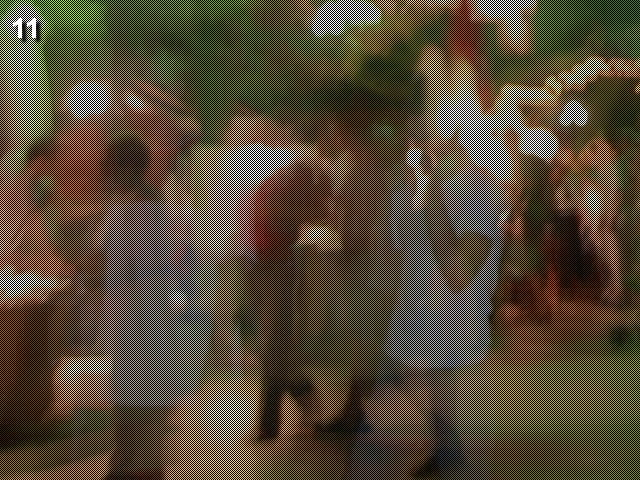
#> input picture cave.jpg, 640 x 480 px; the run also reads 1 picture not shown here
$ jupyter execute --allow-errors python_challenges.ipynb   (shell and % lines are left out)
#> lines starting #> are read from the running program, lines starting #| are printed output that depends on the picture; after the words box and inside, x2 and y2 are one past the last pixel; in counts of white or black regions, pixels touching at a corner belong together
# Python Challenge
http://www.pythonchallenge.com/

# 0. First Challenge

[cell 1]
2**38

1. http://www.pythonchallenge.com/pc/def/274877906944.html

K->M
O->Q
E->G
everybody thinks twice before solving this.

g fmnc wms bgblr rpylqjyrc gr zw fylb. rfyrq ufyr amknsrcpq ypc dmp. bmgle gr gl zw fylb gq glcddgagclr ylb rfyr'q ufw rfgq rcvr gq qm jmle. sqgle qrpgle.kyicrpylq() gq pcamkkclbcb. lmu ynnjw ml rfc spj.

[cell 2]
input = '''g fmnc wms bgblr rpylqjyrc gr zw fylb. rfyrq ufyr amknsrcpq ypc dmp. bmgle gr gl zw fylb gq glcddgagclr ylb rfyr'q ufw rfgq rcvr gq qm jmle. sqgle qrpgle.kyicrpylq() gq pcamkkclbcb. lmu ynnjw ml rfc spj.'''
print(input.translate(input.maketrans("abcdefghijklmnopqrstuvwxyz", "cdefghijklmnopqrstuvwxyzab")))

[cell 3]
input = 'map'
print(input.translate(input.maketrans("abcdefghijklmnopqrstuvwxyz", "cdefghijklmnopqrstuvwxyzab")))

# 2. http://www.pythonchallenge.com/pc/def/ocr.html

#> (a cell that did not finish here is left out)

# 3. http://www.pythonchallenge.com/pc/def/equality.html

One small letter, surrounded by EXACTLY three big bodyguards on each of its sides.

#> (a cell that did not finish here is left out)

# 4. http://www.pythonchallenge.com/pc/def/linkedlist.php

follow the chain

urllib may help. DON'T TRY ALL NOTHINGS, since it will never
end. 400 times is more than enough.

[cell 6]
import urllib.request
num = '63579'
url = 'http://www.pythonchallenge.com/pc/def/linkedlist.php?nothing='
#> (the rest of this cell did not finish here and is left out)

# 5. http://www.pythonchallenge.com/pc/def/peak.html

[cell 7]
import urllib.request
import pickle
url = 'http://www.pythonchallenge.com/pc/def/banner.p'
req = urllib.request.Request(url)
#> (the rest of this cell did not finish here and is left out)

# 6. http://www.pythonchallenge.com/pc/def/channel.html

[cell 8]
'''
import urllib.request
from zipfile import ZipFile
from io import BytesIO
url = 'http://www.pythonchallenge.com/pc/def/channel.zip'
req = urllib.request.Request(url)
file=''
with urllib.request.urlopen(req) as response:
    zipfile = ZipFile(BytesIO(response.read()))
    zipfile.extractall('./zip-challenge')

text_file = open('./zip-challenge/readme.txt')
file_content = text_file.read()
print (file_content)
'''
from zipfile import ZipFile
#> (the rest of this cell did not finish here and is left out)

http://www.pythonchallenge.com/pc/def/hockey.html

It's in the air look at the letters?

oxygen

# 7. http://www.pythonchallenge.com/pc/def/oxygen.html

[cell 9]
from PIL import Image
import urllib.request
from io import BytesIO
url = 'http://www.pythonchallenge.com/pc/def/oxygen.png'
req = urllib.request.Request(url)
output = ['']
#> (the rest of this cell did not finish here and is left out)

# 8. http://www.pythonchallenge.com/pc/def/integrity.html

Where is the missing link?

un: 'BZh91AY&SYA\xaf\x82\r\x00\x00\x01\x01\x80\x02\xc0\x02\x00 \x00!\x9ah3M\x07<]\xc9\x14\xe1BA\x06\xbe\x084'

pw: 'BZh91AY&SY\x94$|\x0e\x00\x00\x00\x81\x00\x03$ \x00!\x9ah3M\x13<]\xc9\x14\xe1BBP\x91\xf08'

[cell 10]
import bz2
un = bz2.decompress(b'BZh91AY&SYA\xaf\x82\r\x00\x00\x01\x01\x80\x02\xc0\x02\x00 \x00!\x9ah3M\x07<]\xc9\x14\xe1BA\x06\xbe\x084')
pw = bz2.decompress(b'BZh91AY&SY\x94$|\x0e\x00\x00\x00\x81\x00\x03$ \x00!\x9ah3M\x13<]\xc9\x14\xe1BBP\x91\xf08')
print(un)
print(pw)

# 9. http://www.pythonchallenge.com/pc/return/good.html

first+second=?

first:
146,399,163,403,170,393,169,391,166,386,170,381,170,371,170,355,169,346,167,335,170,329,170,320,170,
310,171,301,173,290,178,289,182,287,188,286,190,286,192,291,194,296,195,305,194,307,191,312,190,316,
190,321,192,331,193,338,196,341,197,346,199,352,198,360,197,366,197,373,196,380,197,383,196,387,192,
389,191,392,190,396,189,400,194,401,201,402,208,403,213,402,216,401,219,397,219,393,216,390,215,385,
215,379,213,373,213,365,212,360,210,353,210,347,212,338,213,329,214,319,215,311,215,306,216,296,218,
290,221,283,225,282,233,284,238,287,243,290,250,291,255,294,261,293,265,291,271,291,273,289,278,287,
279,285,281,280,284,278,284,276,287,277,289,283,291,286,294,291,296,295,299,300,301,304,304,320,305,
327,306,332,307,341,306,349,303,354,301,364,301,371,297,375,292,384,291,386,302,393,324,391,333,387,
328,375,329,367,329,353,330,341,331,328,336,319,338,310,341,304,341,285,341,278,343,269,344,262,346,
259,346,251,349,259,349,264,349,273,349,280,349,288,349,295,349,298,354,293,356,286,354,279,352,268,
352,257,351,249,350,234,351,211,352,197,354,185,353,171,351,154,348,147,342,137,339,132,330,122,327,
120,314,116,304,117,293,118,284,118,281,122,275,128,265,129,257,131,244,133,239,134,228,136,221,137,
214,138,209,135,201,132,192,130,184,131,175,129,170,131,159,134,157,134,160,130,170,125,176,114,176,
102,173,103,172,108,171,111,163,115,156,116,149,117,142,116,136,115,129,115,124,115,120,115,115,117,
113,120,109,122,102,122,100,121,95,121,89,115,87,110,82,109,84,118,89,123,93,129,100,130,108,132,110,
133,110,136,107,138,105,140,95,138,86,141,79,149,77,155,81,162,90,165,97,167,99,171,109,171,107,161,
111,156,113,170,115,185,118,208,117,223,121,239,128,251,133,259,136,266,139,276,143,290,148,310,151,
332,155,348,156,353,153,366,149,379,147,394,146,399

second:
156,141,165,135,169,131,176,130,187,134,191,140,191,146,186,150,179,155,175,157,168,157,163,157,159,
157,158,164,159,175,159,181,157,191,154,197,153,205,153,210,152,212,147,215,146,218,143,220,132,220,
125,217,119,209,116,196,115,185,114,172,114,167,112,161,109,165,107,170,99,171,97,167,89,164,81,162,
77,155,81,148,87,140,96,138,105,141,110,136,111,126,113,129,118,117,128,114,137,115,146,114,155,115,
158,121,157,128,156,134,157,136,156,136

[cell 11]
first = [146,399,163,403,170,393,169,391,166,386,170,381,170,371,170,355,169,346,167,335,170,329,170,320,170,
310,171,301,173,290,178,289,182,287,188,286,190,286,192,291,194,296,195,305,194,307,191,312,190,316,
190,321,192,331,193,338,196,341,197,346,199,352,198,360,197,366,197,373,196,380,197,383,196,387,192,
389,191,392,190,396,189,400,194,401,201,402,208,403,213,402,216,401,219,397,219,393,216,390,215,385,
215,379,213,373,213,365,212,360,210,353,210,347,212,338,213,329,214,319,215,311,215,306,216,296,218,
290,221,283,225,282,233,284,238,287,243,290,250,291,255,294,261,293,265,291,271,291,273,289,278,287,
279,285,281,280,284,278,284,276,287,277,289,283,291,286,294,291,296,295,299,300,301,304,304,320,305,
327,306,332,307,341,306,349,303,354,301,364,301,371,297,375,292,384,291,386,302,393,324,391,333,387,
328,375,329,367,329,353,330,341,331,328,336,319,338,310,341,304,341,285,341,278,343,269,344,262,346,
259,346,251,349,259,349,264,349,273,349,280,349,288,349,295,349,298,354,293,356,286,354,279,352,268,
352,257,351,249,350,234,351,211,352,197,354,185,353,171,351,154,348,147,342,137,339,132,330,122,327,
120,314,116,304,117,293,118,284,118,281,122,275,128,265,129,257,131,244,133,239,134,228,136,221,137,
214,138,209,135,201,132,192,130,184,131,175,129,170,131,159,134,157,134,160,130,170,125,176,114,176,
102,173,103,172,108,171,111,163,115,156,116,149,117,142,116,136,115,129,115,124,115,120,115,115,117,
113,120,109,122,102,122,100,121,95,121,89,115,87,110,82,109,84,118,89,123,93,129,100,130,108,132,110,
133,110,136,107,138,105,140,95,138,86,141,79,149,77,155,81,162,90,165,97,167,99,171,109,171,107,161,
111,156,113,170,115,185,118,208,117,223,121,239,128,251,133,259,136,266,139,276,143,290,148,310,151,
332,155,348,156,353,153,366,149,379,147,394,146,399]

second = [156,141,165,135,169,131,176,130,187,134,191,140,191,146,186,150,179,155,175,157,168,157,163,157,159,
157,158,164,159,175,159,181,157,191,154,197,153,205,153,210,152,212,147,215,146,218,143,220,132,220,
125,217,119,209,116,196,115,185,114,172,114,167,112,161,109,165,107,170,99,171,97,167,89,164,81,162,
77,155,81,148,87,140,96,138,105,141,110,136,111,126,113,129,118,117,128,114,137,115,146,114,155,115,
158,121,157,128,156,134,157,136,156,136]

from PIL import Image,ImageDraw
im = Image.new('RGB', (500,500))
#> im: PIL image 500x500 RGB; every value is 0
draw = ImageDraw.Draw(im)
draw.polygon(first, fill='white')
draw.polygon(second, fill='white')
im.show()
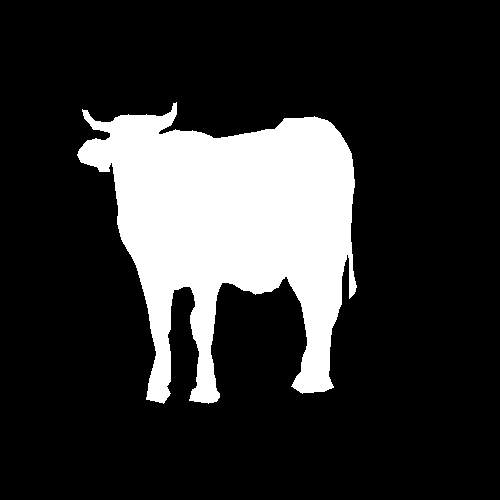
#> shown: PIL image 500x500 RGB; 18.8% white; 1 white region, box (x1, y1, x2, y2) and area: (77, 102, 357, 404) 47041

# 10. http://www.pythonchallenge.com/pc/return/bull.html

len(a[30]) = ?

http://www.pythonchallenge.com/pc/return/sequence.txt

a = [1, 11, 21, 1211, 111221,

[cell 12]
a = '1'
b = ''
for i in range(30):
    j = 0
    k = 0
    while j < len(a):
        while k < len(a) and a[k] == a[j]: k += 1
        b += str(k-j) + a[j]
        j = k
    #print (b)
    a = b
    b = ''
print (len(a))

# 11. http://www.pythonchallenge.com/pc/return/5808.html

[cell 13]
from PIL import Image
with Image.open('cave.jpg') as img:
#> img is the input picture: PIL image 640x480 RGB; mean R, G, B 85.8, 73.7, 57.3
    print(img.size)
#| (640, 480)
    (w,h) = img.size
#> w = 640; h = 480
    even = Image.new('RGB',(w//2, h//2))
#> even: PIL image 320x240 RGB; every value is 0
    odd = Image.new('RGB',(w//2, h//2))

    for i in range(w):
        for j in range(h):
            p = img.getpixel((i,j))
            if (i+j)%2 == 1:
                odd.putpixel((i//2, j//2), p)
            else:
                even.putpixel((i//2, j//2), p)
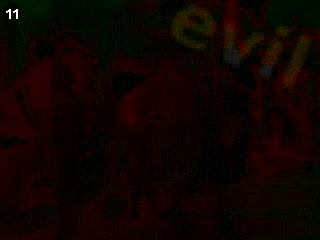
#> even: PIL image 320x240 RGB; mean R, G, B 15.6, 4, 0.4
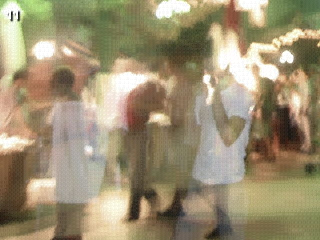
#> odd: PIL image 320x240 RGB; mean R, G, B 156.1, 143.4, 114.3
    even.save('even.jpg')
    odd.save('odd.jpg')

# 12. http://www.pythonchallenge.com/pc/return/evil.html

#> (a cell that did not finish here is left out)

# 13. http://www.pythonchallenge.com/pc/return/disproportional.html

[cell 15]
import xmlrpc.client
conn = xmlrpc.client.ServerProxy("http://www.pythonchallenge.com/pc/phonebook.php")
#> (the rest of this cell did not finish here and is left out)

# 14. http://www.pythonchallenge.com/pc/return/italy.html

remember: 100*100 = (100+99+99+98) + (...  --

[cell 16]
from PIL import Image
out = Image.new('RGB',[100,100])
#> out: PIL image 100x100 RGB; every value is 0
delta = [(1,0),(0,1),(-1,0),(0,-1)]
with Image.open('./wire.png') as img:
    (w,h) = img.size
#> w = 10000; h = 1
    x,y,p = -1,0,0
    d=200
    while d/2>0:
        for v in delta:
            steps = d // 2
            for s in range(steps):
                x, y = x + v[0], y + v[1]
                px = img.getpixel((p,0))
                out.putpixel((x,y),px)
                p+=1
            d-=1
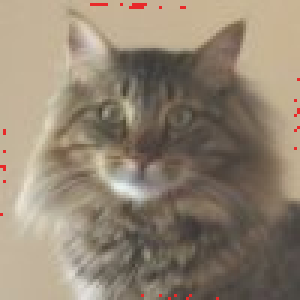
#> out: PIL image 100x100 RGB (shown 3 times larger); mean R, G, B 145.7, 132.4, 114.5
#> after the loop, d = 0; p = 10000
out.save('res_14.jpg')
